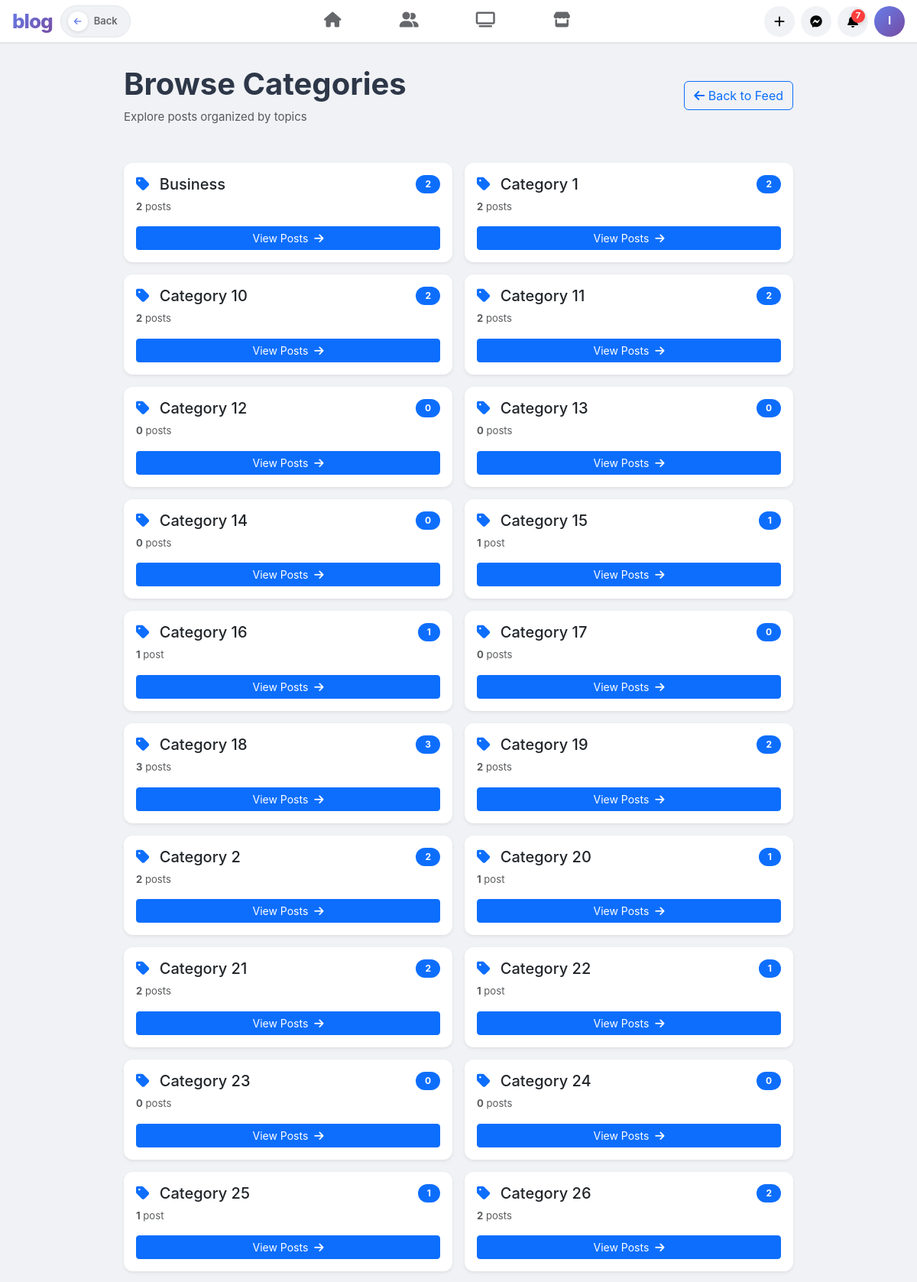
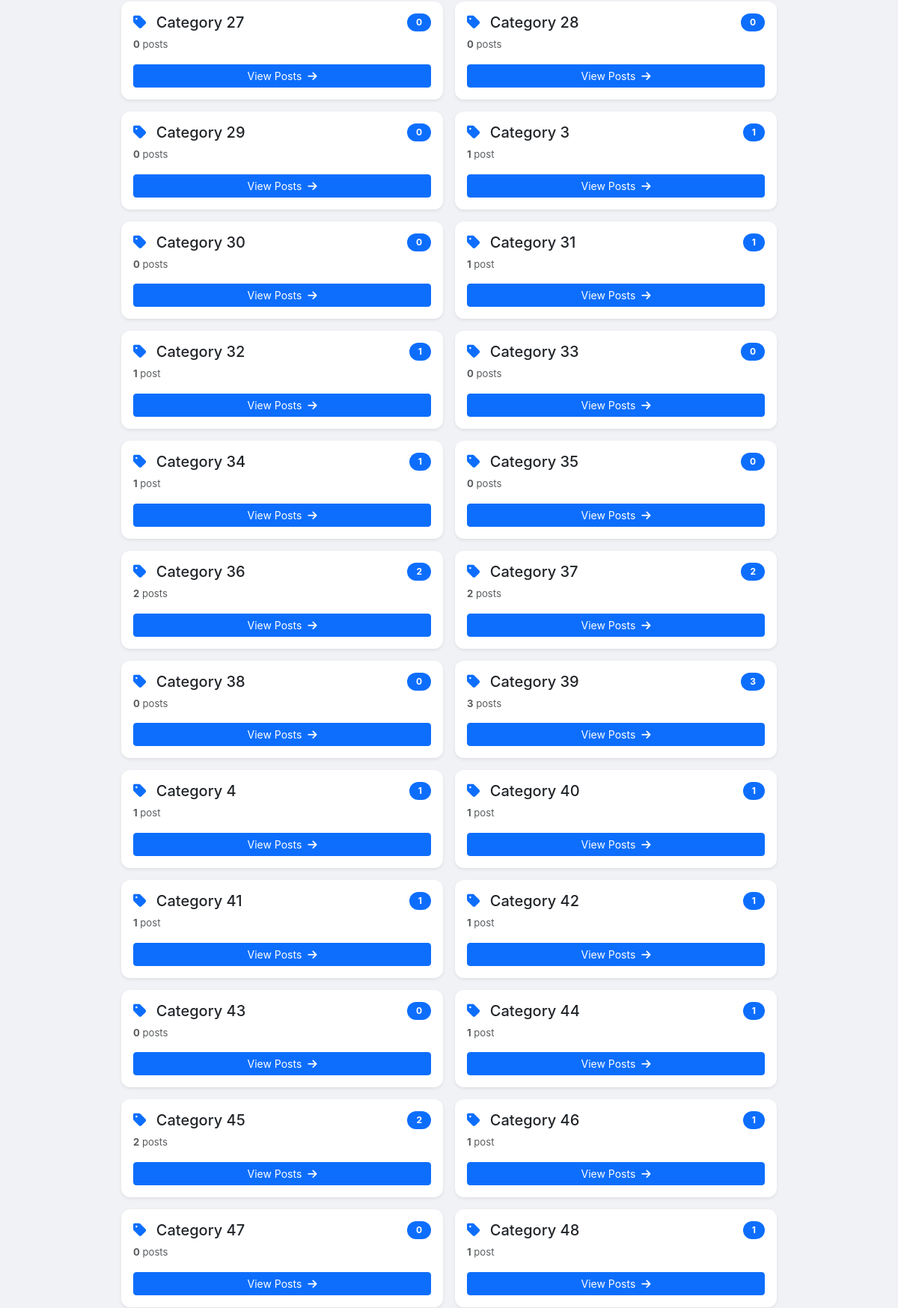
The page /categories/ (signed in, upper part) on the database its author committed (2 pictures, top to bottom).
### blog/models.py (models this page shows, shortened)
class CustomUser(AbstractUser):
    email = models.EmailField(unique=True)

class Category(models.Model):
    name = models.CharField(max_length=200)
    posts = models.ManyToManyField(Post, related_name="categories", blank=True)

### blog/views.py (the view)
# urls.py: path("categories/", category_list_view, name="category_list"),
@login_required
def category_list_view(request):
    categories = Category.objects.order_by("name")
    return render(request, "category/category_list.html", {"categories": categories})

### blog/context_processors.py (called while the page is built)
def notifications_badge(request):
    if request.user.is_authenticated:
        cache_key = f"unread_notifications_{request.user.id}"
        unread_count = cache.get(cache_key)
        if unread_count is None:
            unread_count = Notification.objects.filter(
                user=request.user, is_read=False
            ).count()
            cache.set(cache_key, unread_count, 30)
    else:
        unread_count = 0
    return {"unread_notifications_count": unread_count}

def navbar_context(request):
    cache_key = "all_categories_navbar"
    all_categories = cache.get(cache_key)
    if all_categories is None:
        all_categories = list(Category.objects.all().order_by("name"))
        cache.set(cache_key, all_categories, 3600)
    selected_category_ids = []
    if request.GET:
        selected_category_ids = [
            int(id) for id in request.GET.getlist("categories") if id and id != "all"
        ]
    return {
        "all_categories": all_categories,
        "selected_category_ids": selected_category_ids,
    }

### templates/category/category_list.html (shortened to what this page needs)
{% extends "base.html" %}
{% block content %}
<div class="container" style="max-width: 900px; margin-top: 30px;">
    <div class="d-flex justify-content-between align-items-center mb-5">
        <div>
            <h1 class="mb-2" style="font-weight: 700; color: #2d3748;">Browse Categories</h1>
            <p class="text-muted mb-0">Explore posts organized by topics</p>
        </div>
        <a href="{% url 'blog:home' %}" class="btn btn-outline-primary">
            <i class="fas fa-arrow-left"></i> Back to Feed
        </a>
    </div>
    {% if categories %}
        <div class="row g-3">
            {% for category in categories %}
                <div class="col-md-6">
                    <div class="card h-100 shadow-sm border-0 transition-all" style="cursor: pointer; transition: all 0.3s ease;">
                        <div class="card-body">
                            <div class="d-flex align-items-start justify-content-between">
                                <div class="flex-grow-1">
                                    <h5 class="card-title mb-2">
                                        <i class="fas fa-tag text-primary me-2"></i>
                                        {{ category.name }}
                                    </h5>
                                    <p class="text-muted small mb-3">
                                        <strong>{{ category.posts.all|length }}</strong>
                                        post{% if category.posts.all|length != 1 %}s{% endif %}
                                    </p>
                                </div>
                                <span class="badge bg-primary rounded-pill">
                                    {{ category.posts.all|length }}
                                </span>
                            </div>
                            <div class="d-grid gap-2">
                                <a href="{% url 'blog:home' %}?categories={{ category.id }}"
                                   class="btn btn-sm btn-primary">
                                    View Posts
                                    <i class="fas fa-arrow-right ms-1"></i>
                                </a>
                            </div>
                        </div>
                    </div>
                </div>
            {% endfor %}
        </div>
    {% endif %}
</div>
{% endblock %}

### templates/base.html (shortened to what this page needs)
<!DOCTYPE html>
<html lang="en">
<head>
    <link rel="stylesheet" href="https://cdn.jsdelivr.net/npm/bootstrap@5.3.0/dist/css/bootstrap.min.css">
    <link rel="stylesheet" href="https://cdnjs.cloudflare.com/ajax/libs/font-awesome/6.4.0/css/all.min.css">
</head>
<body>
<nav class="fb-nav">
    <a href="{% url 'blog:filter_by_category' %}" class="fb-nav-brand">blog</a>
    <button onclick="history.back()" class="fb-back-btn" type="button" title="Go Back">
        <span class="back-icon"><i class="fas fa-arrow-left"></i></span>
        <span>Back</span>
    </button>
    <div class="fb-nav-tabs">
        <a href="{% url 'blog:home' %}"
           class="fb-nav-tab {% block nav_home %}{% endblock %}"
           title="Home">
            <i class="fas fa-home"></i>
        </a>
        <a href="{% url 'blog:friends_list' %}"
           class="fb-nav-tab {% block nav_friends %}{% endblock %}"
           title="Friends">
            <i class="fas fa-user-friends"></i>
        </a>
        <a href="#" class="fb-nav-tab" title="Watch"><i class="fas fa-tv"></i></a>
        <a href="#" class="fb-nav-tab" title="Marketplace"><i class="fas fa-store"></i></a>
    </div>
    <div class="fb-nav-actions">
        <a href="{% url 'blog:create_post' %}" class="fb-nav-btn" title="Create Post">
            <i class="fas fa-plus"></i>
        </a>
        <a href="#" class="fb-nav-btn" title="Messenger">
            <i class="fab fa-facebook-messenger"></i>
        </a>
        <a href="{% url 'blog:notifications_list' %}" class="fb-nav-btn" title="Notifications">
            {% if unread_notifications_count and unread_notifications_count > 0 %}
                <span class="notification-badge">{% if unread_notifications_count > 99 %}99+{% else %}{{ unread_notifications_count }}{% endif %}</span>
            {% endif %}
        </a>
        <a href="{% url 'blog:profile' %}" class="fb-nav-avatar" title="Profile">
            {{ request.user.username|first|upper }}
        </a>
    </div>
</nav>
{% block content %}{% endblock %}
</body>
</html>

### templates/base.html (style rules this page uses)
:root { --primary-color: #667eea; --secondary-color: #764ba2; --primary-gradient: linear-gradient(135deg, #667eea 0%, #764ba2 100%); --light-bg: #f0f2f5; --card-bg: #ffffff; --card-shadow: 0 1px 2px rgba(0,0,0,0.08); --hover-shadow: 0 2px 12px rgba(0,0,0,0.12); --border-color: #e4e6eb; --text-primary: #050505; --text-secondary: #65676b; --text-tertiary: #8a8d91; --action-hover: #f2f2f2; --success-color: #42b72a; --danger-color: #fa3e3e; }
* { box-sizing: border-box; margin: 0; padding: 0; }
body { background: var(--light-bg); font-family: -apple-system, BlinkMacSystemFont, 'Helvetica Neue', 'Segoe UI', Roboto, sans-serif; font-size: 15px; color: var(--text-primary); min-height: 100vh; }
.fb-nav { position: sticky; top: 0; z-index: 100; background: #fff; border-bottom: 1px solid var(--border-color); box-shadow: var(--card-shadow); height: 56px; display: flex; align-items: center; padding: 0 16px; gap: 10px; }
.fb-nav-brand { font-size: 26px; font-weight: 800; background: var(--primary-gradient); -webkit-background-clip: text; -webkit-text-fill-color: transparent; background-clip: text; letter-spacing: -1px; flex-shrink: 0; text-decoration: none; }
.fb-back-btn { display: flex; align-items: center; gap: 8px; background: var(--light-bg); border: 1.5px solid var(--border-color); border-radius: 22px; padding: 7px 16px 7px 9px; cursor: pointer; color: var(--text-secondary); font-size: 13px; font-weight: 600; font-family: inherit; transition: all 0.22s ease; text-decoration: none; white-space: nowrap; flex-shrink: 0; }
.fb-back-btn .back-icon { width: 26px; height: 26px; border-radius: 50%; background: white; display: flex; align-items: center; justify-content: center; font-size: 11px; color: var(--primary-color); transition: all 0.22s ease; box-shadow: 0 1px 4px rgba(0,0,0,0.12); flex-shrink: 0; }
.fb-nav-tabs { display: flex; align-items: center; flex: 1; justify-content: center; gap: 4px; }
.fb-nav-tab { display: flex; align-items: center; justify-content: center; width: 96px; height: 44px; border-radius: 8px; cursor: pointer; color: var(--text-secondary); transition: all 0.15s ease; font-size: 20px; text-decoration: none; border-bottom: 3px solid transparent; }
.fb-nav-actions { display: flex; align-items: center; gap: 8px; flex-shrink: 0; }
.fb-nav-btn { width: 40px; height: 40px; border-radius: 50%; background: var(--light-bg); border: none; cursor: pointer; color: var(--text-primary); font-size: 16px; display: flex; align-items: center; justify-content: center; transition: background 0.15s; text-decoration: none; position: relative; }
.fb-nav-avatar { width: 40px; height: 40px; border-radius: 50%; background: var(--primary-gradient); display: flex; align-items: center; justify-content: center; color: white; font-weight: 700; font-size: 15px; cursor: pointer; flex-shrink: 0; text-decoration: none; }
.notification-badge { position: absolute; top: 4px; right: 4px; min-width: 18px; height: 18px; padding: 0 5px; border-radius: 9px; background: var(--danger-color); color: white; font-size: 11px; font-weight: 700; display: inline-flex; align-items: center; justify-content: center; box-shadow: 0 2px 6px rgba(0,0,0,0.15); line-height: 1; }

### templates/category/category_list.html (style rules this page uses)
.card { border-radius: 12px; }
.badge { font-size: 12px; padding: 6px 12px; }

### rows shown on the page
CustomUser: user.username|first "I"
Category: name "Business", posts.all|length "2"
Category: name "Category 1", posts.all|length "2"
Category: name "Category 10", posts.all|length "2"
Category: name "Category 11", posts.all|length "2"
Category: name "Category 12", posts.all|length "0"
Category: name "Category 13", posts.all|length "0"
Category: name "Category 14", posts.all|length "0"
Category: name "Category 15", posts.all|length "1"
Category: name "Category 16", posts.all|length "1"
Category: name "Category 17", posts.all|length "0"
Category: name "Category 18", posts.all|length "3"
Category: name "Category 19", posts.all|length "2"
Category: name "Category 2", posts.all|length "2"
Category: name "Category 20", posts.all|length "1"
Category: name "Category 21", posts.all|length "2"
Category: name "Category 22", posts.all|length "1"
Category: name "Category 23", posts.all|length "0"
Category: name "Category 24", posts.all|length "0"
Category: name "Category 25", posts.all|length "1"
Category: name "Category 26", posts.all|length "2"
Category: name "Category 27", posts.all|length "0"
Category: name "Category 28", posts.all|length "0"
Category: name "Category 29", posts.all|length "0"
Category: name "Category 3", posts.all|length "1"
Category: name "Category 30", posts.all|length "0"
Category: name "Category 31", posts.all|length "1"
Category: name "Category 32", posts.all|length "1"
Category: name "Category 33", posts.all|length "0"
Category: name "Category 34", posts.all|length "1"
Category: name "Category 35", posts.all|length "0"
Category: name "Category 36", posts.all|length "2"
Category: name "Category 37", posts.all|length "2"
Category: name "Category 38", posts.all|length "0"
Category: name "Category 39", posts.all|length "3"
Category: name "Category 4", posts.all|length "1"
Category: name "Category 40", posts.all|length "1"
Category: name "Category 41", posts.all|length "1"
Category: name "Category 42", posts.all|length "1"
Category: name "Category 43", posts.all|length "0"
Category: name "Category 44", posts.all|length "1"
Category: name "Category 45", posts.all|length "2"
Category: name "Category 46", posts.all|length "1"
Category: name "Category 47", posts.all|length "0"
Category: name "Category 48", posts.all|length "1"

### other values the page prints
{{ unread_notifications_count }} "7"
